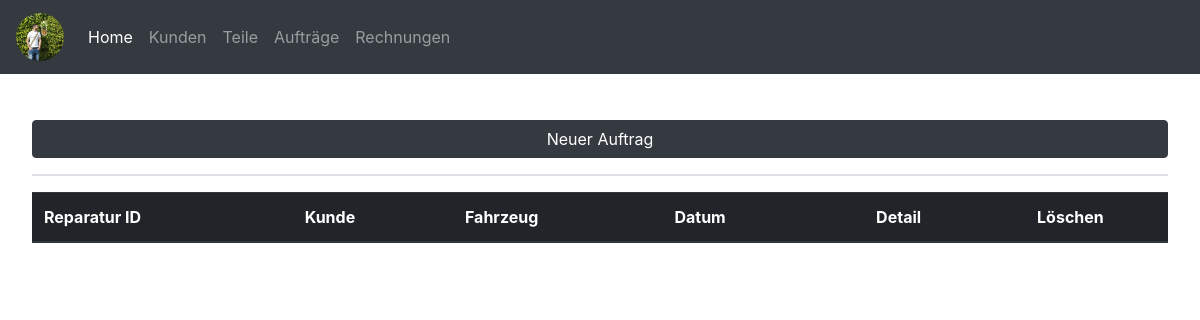
Page /contract_list.php on the earlier database version.
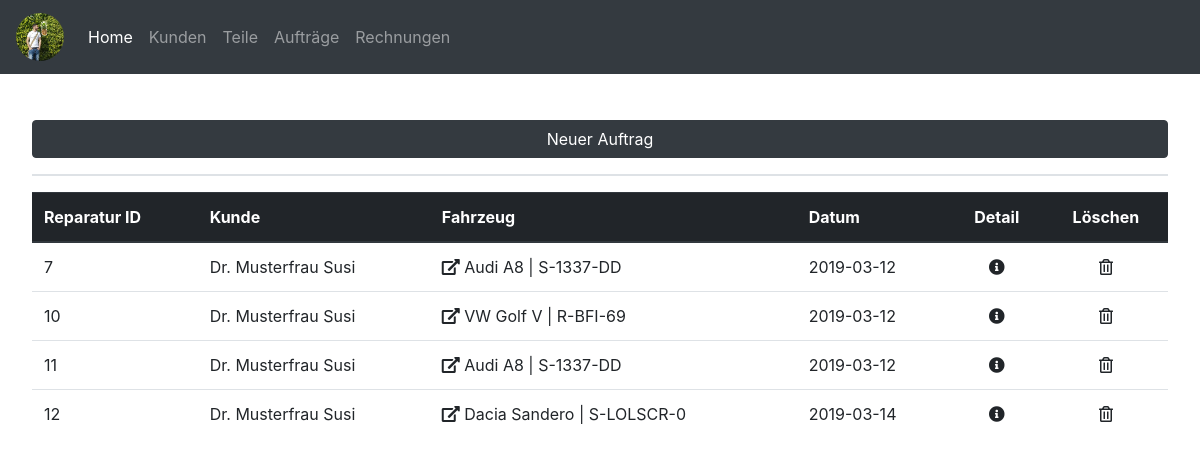
Same page on the later database version.
### tables this page shows
CREATE TABLE `reparatur` (
  `repid` int(11) NOT NULL,
  `fzid` int(11) NOT NULL,
  `datum` date NOT NULL
);

CREATE TABLE `kunde` (
  `kundennummer` int(10) NOT NULL,
  `anrede` varchar(15) NOT NULL,
  `titel` varchar(10) NOT NULL,
  `vorname` varchar(20) NOT NULL,
  `nachname` varchar(20) NOT NULL,
  `gebdat` date NOT NULL,
  `strasse` varchar(50) NOT NULL,
  `plz` int(10) NOT NULL,
  `ort` varchar(50) NOT NULL,
  `telefon` varchar(20) NOT NULL,
  `email` varchar(50) NOT NULL,
  `newsletter` tinyint(1) NOT NULL,
  `kommentar` text NOT NULL,
  `kundeseit` date NOT NULL
);

CREATE TABLE `fahrzeug` (
  `fzid` int(11) NOT NULL,
  `kundeid` int(11) NOT NULL,
  `marke` varchar(20) NOT NULL,
  `type` varchar(20) NOT NULL,
  `kennzeichen` varchar(10) NOT NULL,
  `fahrgestellnummer` varchar(30) NOT NULL,
  `nationalcode` varchar(20) NOT NULL,
  `motorkennzeichen` varchar(4) NOT NULL,
  `getriebekennzeichen` varchar(20) NOT NULL,
  `farbe` varchar(20) NOT NULL,
  `treibstoff` varchar(20) NOT NULL,
  `leistung` int(3) NOT NULL,
  `hubraum` int(5) NOT NULL,
  `erstzulassung` date NOT NULL
);

### contract_list.php (the view, shortened to what this page needs)
<?php include_once('connection.php') ?>
<?php include('header.php') ?>
<?php
$sql ="SELECT * FROM `reparatur`";
$result = $pdo->query($sql);
echo" <button type='button' class='btn btn-dark btn-new-car mb-3 mb-lg-0' data-toggle='modal' data-target='#contractnewmodal'>Neuer Auftrag</button><br /><hr />";
echo "<table id='contracttable' class='display table table-hover'>";
echo "<thead class='thead-dark'>";
echo "<tr>";
echo "<th>Reparatur ID</th>";
echo "<th>Kunde</th>";
echo "<th>Fahrzeug</th>";
echo "<th>Datum</th>";
echo "<th><center>Detail</center></th>";
echo "<th><center>Löschen</center></th>";
echo "</tr>";
echo "</thead>";
echo "<tbody>";
while($row = $result->fetch())
{
    $sql2 ="SELECT * FROM `fahrzeug` WHERE `fzid`=".$row['fzid'];
    $result2 = $pdo->query($sql2);
    while($row2 = $result2->fetch())
    {
        $kundenid = $row2['kundeid'];
        $marke = $row2['marke'];
        $type = $row2['type'];
        $kennzeichen = $row2['kennzeichen'];
    }
    echo "<tr href='contract_edit.php?repid=" . $row['repid']."'>";
    echo "<td>".$row["repid"]."</td>";
    $sql3 = "SELECT titel, vorname, nachname FROM kunde WHERE kundennummer = $kundenid";
    foreach ($pdo->query($sql3) as $row3) {
        echo '<td>' . $row3['titel'] . ' ' . $row3['nachname'] . ' ' . $row3['vorname'] . '</td>';
    }
    if(isset($kundenid))
    {
        echo "<td><i class='fas fa-external-link-alt'></i></i> <a href='customer_detail.php?kundennummer=" . $kundenid."'>".$marke . ' ' . $type . ' | ' .$kennzeichen."</a></td>";
    }
    else
    {
        echo "<td>".$row["fzid"]."</td>";
    }
    echo "<td>".$row["datum"]."</td>";
    echo "<td><a href='contract_detail.php?repid=".$row['repid']."'><center><i class='fas fa-info-circle'></i></center></a></td>";
    echo '<td><a style="cursor: pointer;" class="" data-toggle="modal" data-target="#contractdeletemodal' .$row['repid']. '"><center><i class="far fa-trash-alt"></i></center></a></td>';
    echo "</tr>"; ?>
<?php }
echo "</tbody>";
echo "</table>";
?>
<?php include('footer.php') ?>

### header.php (shortened to what this page needs)
<!DOCTYPE html>
<html lang="en">
<head>
    <link rel="stylesheet" href="https://stackpath.bootstrapcdn.com/bootstrap/4.1.3/css/bootstrap.min.css">
    <link rel="stylesheet" href="https://use.fontawesome.com/releases/v5.7.0/css/all.css">
    <link rel="stylesheet" href="https://cdn.datatables.net/1.10.19/css/dataTables.bootstrap4.min.css">
    <link rel="stylesheet" href="https://cdn.datatables.net/fixedheader/3.1.4/css/fixedHeader.bootstrap4.min.css">
    <link rel="stylesheet" href="static/css/main.css">
</head>
<body onload="giveActualDate()">
<nav class="navbar navbar-expand-lg navbar-dark bg-dark fixed-top">
  <a class="navbar-brand" href="index.php"><img class="logosmall" src="static/img/pp.jpg" /></a>
  <div class="collapse navbar-collapse" id="navbarNavDropdown">
    <ul class="navbar-nav">
      <li class="nav-item active">
        <a class="nav-link" href="index.php">Home <span class="sr-only">(current)</span></a>
      </li>
      <li class="nav-item">
        <a class="nav-link" href="customer.php">Kunden</a>
      </li>
      <li class="nav-item">
        <a class="nav-link" href="part_list.php">Teile</a>
      </li>
      <li class="nav-item">
        <a class="nav-link" href="contract_list.php">Aufträge</a>
      </li>
      <li class="nav-item">
        <a class="nav-link" href="invoice.php">Rechnungen</a>
      </li>
    </ul>
  </div>
</nav>
<div class="navmargin">

### footer.php (shortened to what this page needs)
</div>
</body>
</html>

### static/css/main.css (style rules this page uses)
body { margin: 0; padding: 0; }
a, a:link, a:active, a:visited, a:hover { color: #212529; }
.logosmall { width: 3rem; height: 3rem; border-radius: 50%; display: inline-block; vertical-align: middle; }
.navmargin { margin-top: 6.5rem; margin-left: 2rem; margin-right: 2rem; margin-bottom: 2rem; }
.fas, .far { color: #212529; }
.btn-new-car { margin-top: 1rem; width: 100%; }
hr { border: 1px solid #dee2e6; }

Differences in the rows shown:
added reparatur: repid "7", fzid.marke "Audi", fzid.type "A8", fzid.kennzeichen "S-1337-DD", datum "2019-03-12"
added kunde: titel "Dr.", nachname "Musterfrau", vorname "Susi"
added reparatur: repid "10", fzid.marke "VW", fzid.type "Golf V", fzid.kennzeichen "R-BFI-69", datum "2019-03-12"
added reparatur: repid "11", fzid.marke "Audi", fzid.type "A8", fzid.kennzeichen "S-1337-DD", datum "2019-03-12"
added reparatur: repid "12", fzid.marke "Dacia", fzid.type "Sandero", fzid.kennzeichen "S-LOLSCR-0", datum "2019-03-14"
